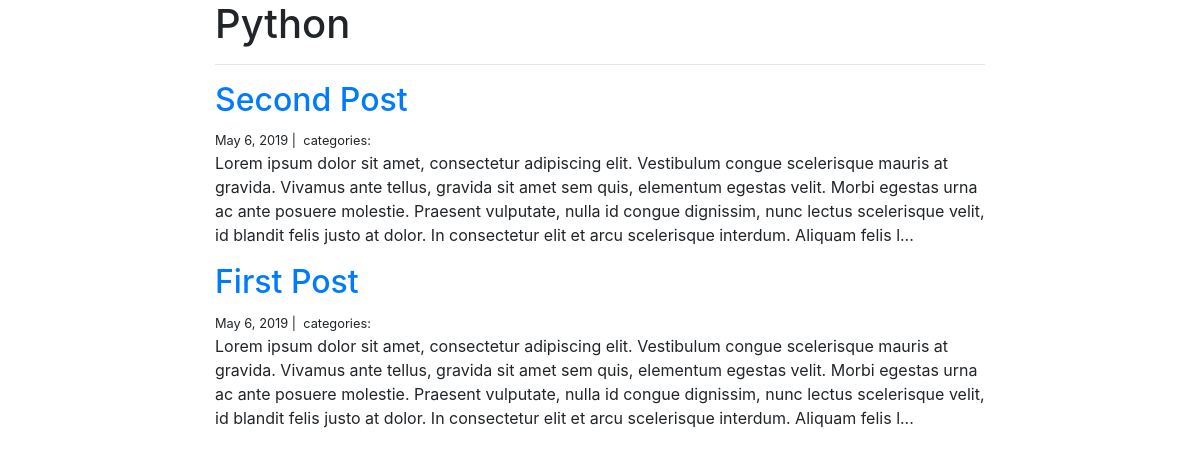
The page /blog/Python/ on the database its author committed.
### blog/models.py (models this page shows, shortened)
class Category(models.Model):
    name = models.CharField(max_length=50)

class Post(models.Model):
    title = models.CharField(max_length=255)
    body = models.TextField()
    created_on = models.DateTimeField(auto_now_add=True)
    last_modified = models.DateTimeField(auto_now=True)
    categories = models.ManyToManyField('Category', related_name='posts')

### blog/views.py (the view)
# urls.py: path('<category>/', views.blog_category, name='blog_category'),
def blog_category(request, category):
    posts = Post.objects.filter(
        categories__name__contains=category
    ).order_by(
        '-created_on'
    )
    context = {
        'category': category,
        'posts': posts
    }
    return render(request, 'blog_category.html', context)

### blog/templates/blog_category.html (shortened to what this page needs)
{% extends 'base.html' %}
{% block page_content %}
<div class="col-md-8 offset-md-2">
    <h1>{{ category | title }}</h1>
    <hr>
    {% for post in posts %}
        <h2><a href="{% url 'blog_detail' post.pk %}">{{ post.title }}</a> </h2>
        <small>
            {{ post.created_on.date }} |&nbsp;
            categories:&nbsp;
        </small>
        <p>{{ post.body | slice:'400' }}...</p>
    {% endfor %}
</div>
{% endblock %}

### rows shown on the page
Category: name "Python"
Post: title "Second Post", created_on "May 6, 2019", body "Lorem ipsum dolor sit amet, consectetur adipiscing elit. Vestibulum congue scelerisque mauris at gravida. Vivamus ante tellus, gravida sit amet sem quis, elementum egestas velit. Morbi egestas urna ac ante posuere molestie. Praesent vulputate, nulla id congue dignissim, nunc lectus scelerisque velit, id blandit felis justo at dolor. In consectetur elit et arcu scelerisque interdum. Aliquam felis l"
Post: title "First Post", created_on "May 6, 2019", body "Lorem ipsum dolor sit amet, consectetur adipiscing elit. Vestibulum congue scelerisque mauris at gravida. Vivamus ante tellus, gravida sit amet sem quis, elementum egestas velit. Morbi egestas urna ac ante posuere molestie. Praesent vulputate, nulla id congue dignissim, nunc lectus scelerisque velit, id blandit felis justo at dolor. In consectetur elit et arcu scelerisque interdum. Aliquam felis l"
